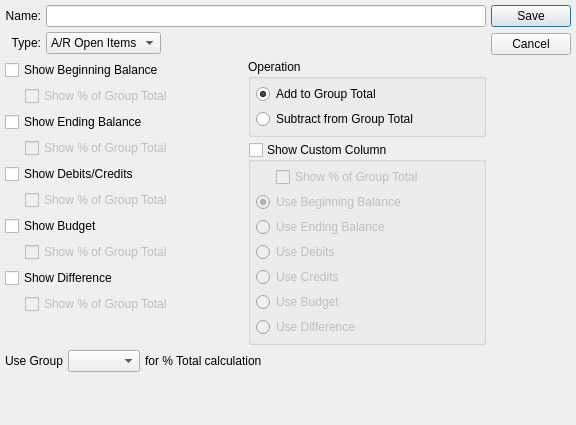
<?xml version="1.0" encoding="UTF-8"?>
<ui version="4.0">
 <comment>This file is part of the xTuple ERP: PostBooks Edition, a free and
open source Enterprise Resource Planning software suite,
Copyright (c) 1999-2018 by OpenMFG LLC, d/b/a xTuple.
It is licensed to you under the Common Public Attribution License
version 1.0, the full text of which (including xTuple-specific Exhibits)
is available at www.xtuple.com/CPAL.  By using this software, you agree
to be bound by its terms.</comment>
 <class>financialLayoutSpecial</class>
 <widget class="QDialog" name="financialLayoutSpecial">
  <property name="geometry">
   <rect>
    <x>0</x>
    <y>0</y>
    <width>576</width>
    <height>425</height>
   </rect>
  </property>
  <property name="windowTitle">
   <string>Financial Report Special</string>
  </property>
  <layout class="QGridLayout" name="gridLayout">
   <item row="0" column="0">
    <layout class="QVBoxLayout">
     <property name="spacing">
      <number>0</number>
     </property>
     <item>
      <layout class="QVBoxLayout">
       <property name="spacing">
        <number>5</number>
       </property>
       <item>
        <layout class="QGridLayout">
         <item row="0" column="1">
          <widget class="QLineEdit" name="_name"/>
         </item>
         <item row="0" column="0">
          <widget class="QLabel" name="_nameLbl">
           <property name="text">
            <string>Name:</string>
           </property>
           <property name="alignment">
            <set>Qt::AlignRight|Qt::AlignTrailing|Qt::AlignVCenter</set>
           </property>
          </widget>
         </item>
         <item row="1" column="1">
          <layout class="QHBoxLayout">
           <item>
            <widget class="QComboBox" name="_type">
             <item>
              <property name="text">
               <string>A/R Open Items</string>
              </property>
             </item>
             <item>
              <property name="text">
               <string>A/P Open Items</string>
              </property>
             </item>
            </widget>
           </item>
           <item>
            <spacer>
             <property name="orientation">
              <enum>Qt::Horizontal</enum>
             </property>
             <property name="sizeType">
              <enum>QSizePolicy::Expanding</enum>
             </property>
             <property name="sizeHint" stdset="0">
              <size>
               <width>40</width>
               <height>20</height>
              </size>
             </property>
            </spacer>
           </item>
          </layout>
         </item>
         <item row="1" column="0">
          <widget class="QLabel" name="_nameLbl_2">
           <property name="text">
            <string>Type:</string>
           </property>
           <property name="alignment">
            <set>Qt::AlignRight|Qt::AlignTrailing|Qt::AlignVCenter</set>
           </property>
          </widget>
         </item>
        </layout>
       </item>
       <item>
        <layout class="QHBoxLayout">
         <item>
          <layout class="QHBoxLayout">
           <property name="spacing">
            <number>0</number>
           </property>
           <item>
            <layout class="QVBoxLayout">
             <item>
              <widget class="QCheckBox" name="_showBeginning">
               <property name="text">
                <string>Show Beginning Balance</string>
               </property>
              </widget>
             </item>
             <item>
              <layout class="QHBoxLayout">
               <property name="spacing">
                <number>0</number>
               </property>
               <item>
                <spacer>
                 <property name="orientation">
                  <enum>Qt::Horizontal</enum>
                 </property>
                 <property name="sizeType">
                  <enum>QSizePolicy::Fixed</enum>
                 </property>
                 <property name="sizeHint" stdset="0">
                  <size>
                   <width>20</width>
                   <height>16</height>
                  </size>
                 </property>
                </spacer>
               </item>
               <item>
                <widget class="QCheckBox" name="_showBeginningPrcnt">
                 <property name="enabled">
                  <bool>false</bool>
                 </property>
                 <property name="text">
                  <string>Show % of Group Total</string>
                 </property>
                </widget>
               </item>
              </layout>
             </item>
             <item>
              <widget class="QCheckBox" name="_showEnding">
               <property name="text">
                <string>Show Ending Balance</string>
               </property>
              </widget>
             </item>
             <item>
              <layout class="QHBoxLayout">
               <property name="spacing">
                <number>0</number>
               </property>
               <item>
                <spacer>
                 <property name="orientation">
                  <enum>Qt::Horizontal</enum>
                 </property>
                 <property name="sizeType">
                  <enum>QSizePolicy::Fixed</enum>
                 </property>
                 <property name="sizeHint" stdset="0">
                  <size>
                   <width>20</width>
                   <height>16</height>
                  </size>
                 </property>
                </spacer>
               </item>
               <item>
                <widget class="QCheckBox" name="_showEndingPrcnt">
                 <property name="enabled">
                  <bool>false</bool>
                 </property>
                 <property name="text">
                  <string>Show % of Group Total</string>
                 </property>
                </widget>
               </item>
              </layout>
             </item>
             <item>
              <widget class="QCheckBox" name="_showDB">
               <property name="text">
                <string>Show Debits/Credits</string>
               </property>
              </widget>
             </item>
             <item>
              <layout class="QHBoxLayout">
               <property name="spacing">
                <number>0</number>
               </property>
               <item>
                <spacer>
                 <property name="orientation">
                  <enum>Qt::Horizontal</enum>
                 </property>
                 <property name="sizeType">
                  <enum>QSizePolicy::Fixed</enum>
                 </property>
                 <property name="sizeHint" stdset="0">
                  <size>
                   <width>20</width>
                   <height>16</height>
                  </size>
                 </property>
                </spacer>
               </item>
               <item>
                <widget class="QCheckBox" name="_showDBPrcnt">
                 <property name="enabled">
                  <bool>false</bool>
                 </property>
                 <property name="text">
                  <string>Show % of Group Total</string>
                 </property>
                </widget>
               </item>
              </layout>
             </item>
             <item>
              <widget class="QCheckBox" name="_showBudget">
               <property name="text">
                <string>Show Budget</string>
               </property>
              </widget>
             </item>
             <item>
              <layout class="QHBoxLayout">
               <property name="spacing">
                <number>0</number>
               </property>
               <item>
                <spacer>
                 <property name="orientation">
                  <enum>Qt::Horizontal</enum>
                 </property>
                 <property name="sizeType">
                  <enum>QSizePolicy::Fixed</enum>
                 </property>
                 <property name="sizeHint" stdset="0">
                  <size>
                   <width>20</width>
                   <height>16</height>
                  </size>
                 </property>
                </spacer>
               </item>
               <item>
                <widget class="QCheckBox" name="_showBudgetPrcnt">
                 <property name="enabled">
                  <bool>false</bool>
                 </property>
                 <property name="text">
                  <string>Show % of Group Total</string>
                 </property>
                </widget>
               </item>
              </layout>
             </item>
             <item>
              <widget class="QCheckBox" name="_showDiff">
               <property name="text">
                <string>Show Difference</string>
               </property>
              </widget>
             </item>
             <item>
              <layout class="QHBoxLayout">
               <property name="spacing">
                <number>0</number>
               </property>
               <item>
                <spacer>
                 <property name="orientation">
                  <enum>Qt::Horizontal</enum>
                 </property>
                 <property name="sizeType">
                  <enum>QSizePolicy::Fixed</enum>
                 </property>
                 <property name="sizeHint" stdset="0">
                  <size>
                   <width>20</width>
                   <height>16</height>
                  </size>
                 </property>
                </spacer>
               </item>
               <item>
                <widget class="QCheckBox" name="_showDiffPrcnt">
                 <property name="enabled">
                  <bool>false</bool>
                 </property>
                 <property name="text">
                  <string>Show % of Group Total</string>
                 </property>
                </widget>
               </item>
              </layout>
             </item>
             <item>
              <spacer>
               <property name="orientation">
                <enum>Qt::Vertical</enum>
               </property>
               <property name="sizeType">
                <enum>QSizePolicy::Preferred</enum>
               </property>
               <property name="sizeHint" stdset="0">
                <size>
                 <width>20</width>
                 <height>26</height>
                </size>
               </property>
              </spacer>
             </item>
            </layout>
           </item>
          </layout>
         </item>
         <item>
          <layout class="QVBoxLayout">
           <item>
            <layout class="QVBoxLayout">
             <item>
              <widget class="QGroupBox" name="_operationGroup">
               <property name="title">
                <string>Operation</string>
               </property>
               <layout class="QVBoxLayout">
                <item>
                 <widget class="QRadioButton" name="_add">
                  <property name="text">
                   <string>Add to Group Total</string>
                  </property>
                  <property name="checked">
                   <bool>true</bool>
                  </property>
                 </widget>
                </item>
                <item>
                 <widget class="QRadioButton" name="_subtract">
                  <property name="text">
                   <string>Subtract from Group Total</string>
                  </property>
                 </widget>
                </item>
               </layout>
              </widget>
             </item>
             <item>
              <widget class="QGroupBox" name="_showCustom">
               <property name="title">
                <string>Show Custom Column</string>
               </property>
               <property name="checkable">
                <bool>true</bool>
               </property>
               <property name="checked">
                <bool>false</bool>
               </property>
               <layout class="QVBoxLayout">
                <item>
                 <layout class="QHBoxLayout">
                  <property name="spacing">
                   <number>0</number>
                  </property>
                  <item>
                   <spacer>
                    <property name="orientation">
                     <enum>Qt::Horizontal</enum>
                    </property>
                    <property name="sizeType">
                     <enum>QSizePolicy::Fixed</enum>
                    </property>
                    <property name="sizeHint" stdset="0">
                     <size>
                      <width>20</width>
                      <height>16</height>
                     </size>
                    </property>
                   </spacer>
                  </item>
                  <item>
                   <widget class="QCheckBox" name="_showCustomPrcnt">
                    <property name="text">
                     <string>Show % of Group Total</string>
                    </property>
                   </widget>
                  </item>
                 </layout>
                </item>
                <item>
                 <layout class="QVBoxLayout">
                  <item>
                   <widget class="QRadioButton" name="_customUseBeginning">
                    <property name="text">
                     <string>Use Beginning Balance</string>
                    </property>
                    <property name="checked">
                     <bool>true</bool>
                    </property>
                   </widget>
                  </item>
                  <item>
                   <widget class="QRadioButton" name="_customUseEnding">
                    <property name="text">
                     <string>Use Ending Balance</string>
                    </property>
                   </widget>
                  </item>
                  <item>
                   <widget class="QRadioButton" name="_customUseDebits">
                    <property name="text">
                     <string>Use Debits</string>
                    </property>
                   </widget>
                  </item>
                  <item>
                   <widget class="QRadioButton" name="_customUseCredits">
                    <property name="text">
                     <string>Use Credits</string>
                    </property>
                   </widget>
                  </item>
                  <item>
                   <widget class="QRadioButton" name="_customUseBudget">
                    <property name="text">
                     <string>Use Budget</string>
                    </property>
                   </widget>
                  </item>
                  <item>
                   <widget class="QRadioButton" name="_customUseDiff">
                    <property name="text">
                     <string>Use Difference</string>
                    </property>
                   </widget>
                  </item>
                 </layout>
                </item>
               </layout>
              </widget>
             </item>
            </layout>
           </item>
           <item>
            <spacer>
             <property name="orientation">
              <enum>Qt::Vertical</enum>
             </property>
             <property name="sizeType">
              <enum>QSizePolicy::Preferred</enum>
             </property>
             <property name="sizeHint" stdset="0">
              <size>
               <width>20</width>
               <height>0</height>
              </size>
             </property>
            </spacer>
           </item>
          </layout>
         </item>
        </layout>
       </item>
       <item>
        <layout class="QHBoxLayout">
         <item>
          <widget class="QLabel" name="_groupLit">
           <property name="text">
            <string>Use Group</string>
           </property>
          </widget>
         </item>
         <item>
          <widget class="XComboBox" name="_group"/>
         </item>
         <item>
          <widget class="QLabel" name="_groupLit2">
           <property name="text">
            <string>for % Total calculation</string>
           </property>
          </widget>
         </item>
         <item>
          <spacer>
           <property name="orientation">
            <enum>Qt::Horizontal</enum>
           </property>
           <property name="sizeType">
            <enum>QSizePolicy::Expanding</enum>
           </property>
           <property name="sizeHint" stdset="0">
            <size>
             <width>61</width>
             <height>20</height>
            </size>
           </property>
          </spacer>
         </item>
        </layout>
       </item>
      </layout>
     </item>
     <item>
      <spacer>
       <property name="orientation">
        <enum>Qt::Vertical</enum>
       </property>
       <property name="sizeType">
        <enum>QSizePolicy::Expanding</enum>
       </property>
       <property name="sizeHint" stdset="0">
        <size>
         <width>16</width>
         <height>44</height>
        </size>
       </property>
      </spacer>
     </item>
    </layout>
   </item>
   <item row="0" column="1">
    <widget class="QDialogButtonBox" name="_buttonBox">
     <property name="orientation">
      <enum>Qt::Vertical</enum>
     </property>
     <property name="standardButtons">
      <set>QDialogButtonBox::Cancel|QDialogButtonBox::Save</set>
     </property>
    </widget>
   </item>
  </layout>
 </widget>
 <layoutdefault spacing="5" margin="5"/>
 <customwidgets>
  <customwidget>
   <class>XComboBox</class>
   <extends>QComboBox</extends>
   <header>xcombobox.h</header>
  </customwidget>
 </customwidgets>
 <tabstops>
  <tabstop>_name</tabstop>
  <tabstop>_type</tabstop>
  <tabstop>_showBeginning</tabstop>
  <tabstop>_showBeginningPrcnt</tabstop>
  <tabstop>_showEnding</tabstop>
  <tabstop>_showEndingPrcnt</tabstop>
  <tabstop>_showDB</tabstop>
  <tabstop>_showDBPrcnt</tabstop>
  <tabstop>_showBudget</tabstop>
  <tabstop>_showBudgetPrcnt</tabstop>
  <tabstop>_showDiff</tabstop>
  <tabstop>_showDiffPrcnt</tabstop>
  <tabstop>_add</tabstop>
  <tabstop>_showCustomPrcnt</tabstop>
  <tabstop>_customUseBeginning</tabstop>
  <tabstop>_customUseEnding</tabstop>
  <tabstop>_customUseDebits</tabstop>
  <tabstop>_customUseCredits</tabstop>
  <tabstop>_customUseBudget</tabstop>
  <tabstop>_customUseDiff</tabstop>
  <tabstop>_group</tabstop>
 </tabstops>
 <resources/>
 <connections>
  <connection>
   <sender>_buttonBox</sender>
   <signal>rejected()</signal>
   <receiver>financialLayoutSpecial</receiver>
   <slot>reject()</slot>
   <hints>
    <hint type="sourcelabel">
     <x>581</x>
     <y>225</y>
    </hint>
    <hint type="destinationlabel">
     <x>20</x>
     <y>20</y>
    </hint>
   </hints>
  </connection>
  <connection>
   <sender>_showBudget</sender>
   <signal>toggled(bool)</signal>
   <receiver>_showBudgetPrcnt</receiver>
   <slot>setEnabled(bool)</slot>
   <hints>
    <hint type="sourcelabel">
     <x>20</x>
     <y>20</y>
    </hint>
    <hint type="destinationlabel">
     <x>20</x>
     <y>20</y>
    </hint>
   </hints>
  </connection>
  <connection>
   <sender>_showDB</sender>
   <signal>toggled(bool)</signal>
   <receiver>_showDBPrcnt</receiver>
   <slot>setEnabled(bool)</slot>
   <hints>
    <hint type="sourcelabel">
     <x>20</x>
     <y>20</y>
    </hint>
    <hint type="destinationlabel">
     <x>20</x>
     <y>20</y>
    </hint>
   </hints>
  </connection>
  <connection>
   <sender>_showEnding</sender>
   <signal>toggled(bool)</signal>
   <receiver>_showEndingPrcnt</receiver>
   <slot>setEnabled(bool)</slot>
   <hints>
    <hint type="sourcelabel">
     <x>20</x>
     <y>20</y>
    </hint>
    <hint type="destinationlabel">
     <x>20</x>
     <y>20</y>
    </hint>
   </hints>
  </connection>
  <connection>
   <sender>_showDiff</sender>
   <signal>toggled(bool)</signal>
   <receiver>_showDiffPrcnt</receiver>
   <slot>setEnabled(bool)</slot>
   <hints>
    <hint type="sourcelabel">
     <x>20</x>
     <y>20</y>
    </hint>
    <hint type="destinationlabel">
     <x>20</x>
     <y>20</y>
    </hint>
   </hints>
  </connection>
  <connection>
   <sender>_showBeginning</sender>
   <signal>toggled(bool)</signal>
   <receiver>_showBeginningPrcnt</receiver>
   <slot>setEnabled(bool)</slot>
   <hints>
    <hint type="sourcelabel">
     <x>20</x>
     <y>20</y>
    </hint>
    <hint type="destinationlabel">
     <x>20</x>
     <y>20</y>
    </hint>
   </hints>
  </connection>
 </connections>
</ui>
